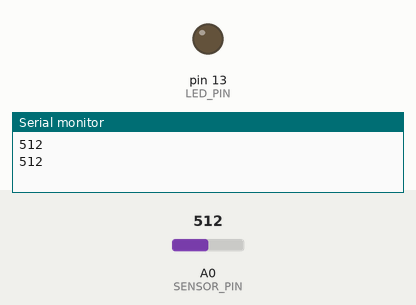
A sketch run on a simulated Arduino Uno, built with avr-gcc and run on an emulated ATmega328P. Shown: output pins drawn as LEDs (lit = HIGH), the last lines printed to the serial monitor. The inputs (shaded band) are chosen by the test bench; at power-on: A0 (SENSOR_PIN) = 512.

Above: at 5.8 s.
5.9 s: A0 (SENSOR_PIN) set to 309
11.9 s: A0 (SENSOR_PIN) set to 286
At 15.6 s:
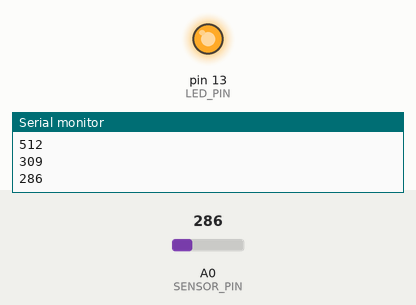
17.9 s: A0 (SENSOR_PIN) set to 306
At 20.6 s:
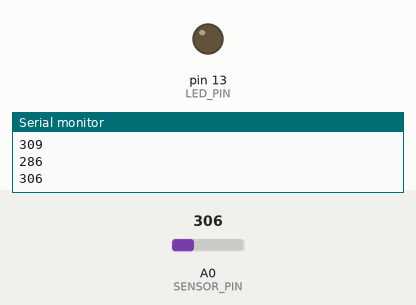
23.9 s: A0 (SENSOR_PIN) set to 290
At 25.6 s:
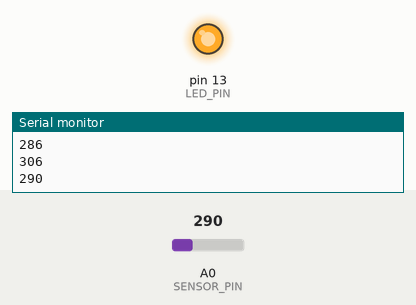
Timing chart, 0 to 27.1 s (numbered marks = the images above; inputs shaded):
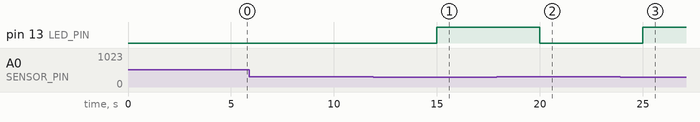

The sketch:

blink.ino
```cpp
// Blink an LED and report the light level.
const int LED_PIN = 13;
const int SENSOR_PIN = A0;

void setup() {
  pinMode(LED_PIN, OUTPUT);
  Serial.begin(9600);
}

void loop() {
  int light = analogRead(SENSOR_PIN);
  Serial.println(light);
  if (light < 300) {
    digitalWrite(LED_PIN, HIGH);
  } else {
    digitalWrite(LED_PIN, LOW);
  }
  delay(5000);
}
```

Measured:
- the behaviour switches between 300 and 299 on A0 (SENSOR_PIN) (found by bisection; images 0 and 1)
- after the input at 11.9 s, pin 13 (LED_PIN): LOW → HIGH after 3.1 s
- after the input at 17.9 s, pin 13 (LED_PIN): HIGH → LOW after 2.1 s
- after the input at 23.9 s, pin 13 (LED_PIN): LOW → HIGH after 1.1 s
